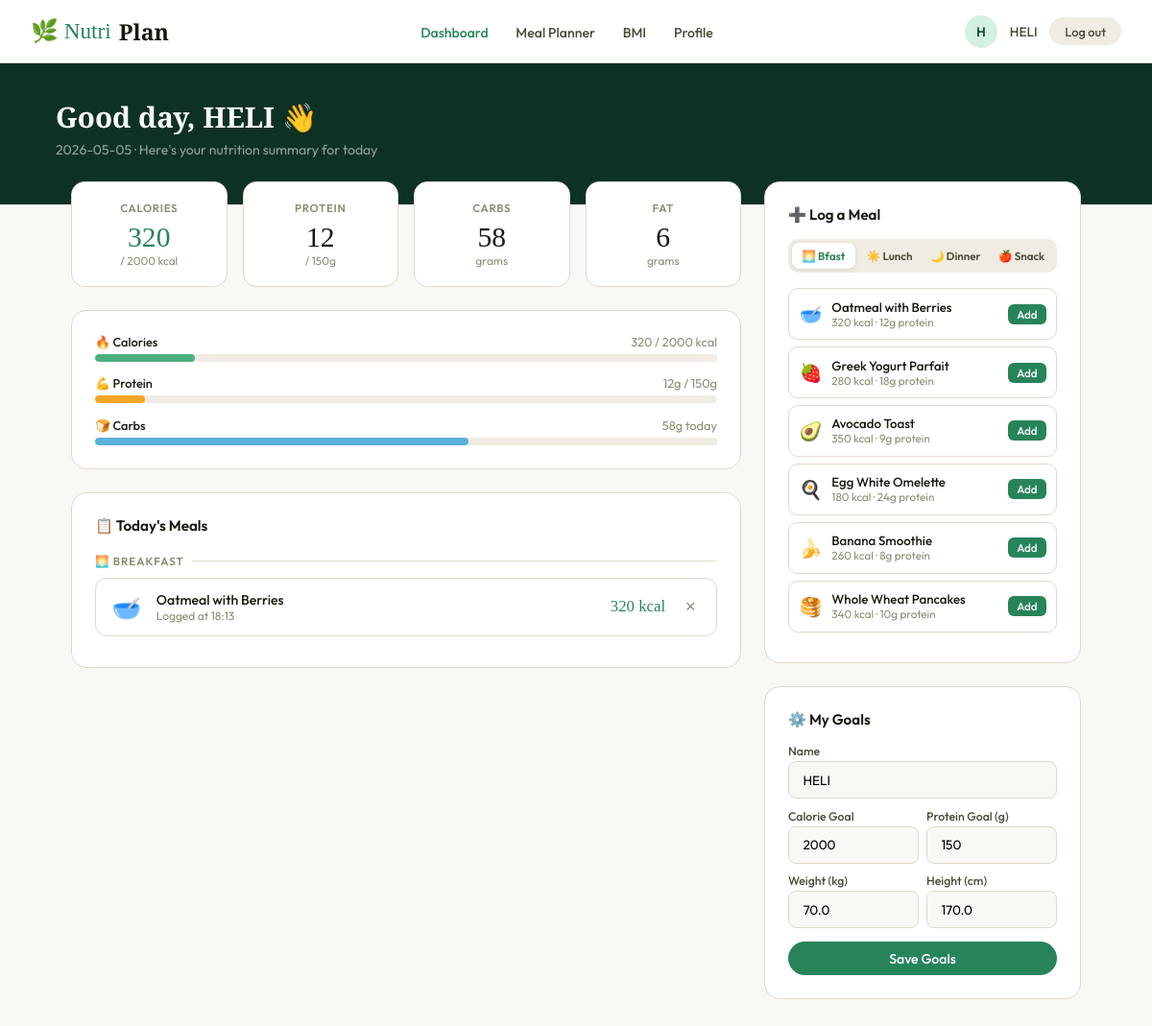
The app's page /dashboard (signed in) with its own data.
### tables this page shows
CREATE TABLE users (
            id INTEGER PRIMARY KEY AUTOINCREMENT,
            name TEXT NOT NULL,
            email TEXT UNIQUE NOT NULL,
            password_hash TEXT NOT NULL,
            calorie_goal INTEGER DEFAULT 2000,
            protein_goal INTEGER DEFAULT 150,
            weight REAL DEFAULT 70,
            height REAL DEFAULT 170,
            age INTEGER DEFAULT 25,
            gender TEXT DEFAULT 'male',
            created_at TEXT DEFAULT CURRENT_TIMESTAMP
        );

CREATE TABLE meal_logs (
            id INTEGER PRIMARY KEY AUTOINCREMENT,
            user_id INTEGER NOT NULL,
            log_date TEXT NOT NULL,
            meal_type TEXT NOT NULL,
            meal_name TEXT NOT NULL,
            emoji TEXT DEFAULT '🍽️',
            calories INTEGER DEFAULT 0,
            protein INTEGER DEFAULT 0,
            carbs INTEGER DEFAULT 0,
            fat INTEGER DEFAULT 0,
            logged_at TEXT DEFAULT CURRENT_TIMESTAMP,
            FOREIGN KEY (user_id) REFERENCES users(id)
        );

### app.py (the view)
@app.route('/dashboard')
@login_required
def dashboard():
    user = get_current_user()
    today = str(date.today())
    conn = get_db()
    today_logs = conn.execute(
        'SELECT * FROM meal_logs WHERE user_id = ? AND log_date = ? ORDER BY logged_at',
        (user['id'], today)
    ).fetchall()
    conn.close()
    total_calories = sum(m['calories'] for m in today_logs)
    total_protein = sum(m['protein'] for m in today_logs)
    total_carbs = sum(m['carbs'] for m in today_logs)
    total_fat = sum(m['fat'] for m in today_logs)
    return render_template('dashboard.html',
        user=user,
        today_logs=today_logs,
        total_calories=total_calories,
        total_protein=total_protein,
        total_carbs=total_carbs,
        total_fat=total_fat,
        meal_database=MEAL_DATABASE,
        today=today
    )

### app.py (called while the page is built)
def get_db():
    conn = sqlite3.connect(DB_PATH)
    conn.row_factory = sqlite3.Row
    return conn

def login_required(f):
    @wraps(f)
    def decorated(*args, **kwargs):
        if 'user_id' not in session:
            return redirect(url_for('login'))
        return f(*args, **kwargs)
    return decorated

def get_current_user():
    if 'user_id' not in session:
        return None
    conn = get_db()
    user = conn.execute('SELECT * FROM users WHERE id = ?', (session['user_id'],)).fetchone()
    conn.close()
    return user

### templates/dashboard.html (shortened to what this page needs)
{% extends "base.html" %}
{% block content %}
<div class="dash-top">
  <div class="dash-top-inner">
    <h1>Good day, {{ user.name }} 👋</h1>
    <p>{{ today }} · Here's your nutrition summary for today</p>
  </div>
</div>
<div class="dash-body">
  <div>
    <div class="macro-row">
      <div class="mc cals"><div class="mc-label">Calories</div><div class="mc-val" id="d-cal">{{ total_calories }}</div><div class="mc-unit">/ {{ user.calorie_goal }} kcal</div></div>
      <div class="mc"><div class="mc-label">Protein</div><div class="mc-val" id="d-pro">{{ total_protein }}</div><div class="mc-unit">/ {{ user.protein_goal }}g</div></div>
      <div class="mc"><div class="mc-label">Carbs</div><div class="mc-val" id="d-carbs">{{ total_carbs }}</div><div class="mc-unit">grams</div></div>
      <div class="mc"><div class="mc-label">Fat</div><div class="mc-val" id="d-fat">{{ total_fat }}</div><div class="mc-unit">grams</div></div>
    </div>
    <div class="card" style="margin-bottom:1.5rem">
      {% set cp = [((total_calories/user.calorie_goal)*100)|int,100]|min %}
      {% set pp = [((total_protein/user.protein_goal)*100)|int,100]|min %}
      <div class="goal-bar">
        <div class="goal-bar-top"><span class="lbl">🔥 Calories</span><span class="val" id="bt-cal">{{ total_calories }} / {{ user.calorie_goal }} kcal</span></div>
        <div class="bar-track"><div class="bar-fill {% if total_calories > user.calorie_goal %}bar-red{% else %}bar-g{% endif %}" id="bf-cal" style="width:{{ cp }}%"></div></div>
      </div>
      <div class="goal-bar">
        <div class="goal-bar-top"><span class="lbl">💪 Protein</span><span class="val" id="bt-pro">{{ total_protein }}g / {{ user.protein_goal }}g</span></div>
        <div class="bar-track"><div class="bar-fill bar-a" id="bf-pro" style="width:{{ pp }}%"></div></div>
      </div>
      <div class="goal-bar" style="margin-bottom:0">
        <div class="goal-bar-top"><span class="lbl">🍞 Carbs</span><span class="val" id="bt-carbs">{{ total_carbs }}g today</span></div>
        <div class="bar-track"><div class="bar-fill bar-b" id="bf-carbs" style="width:60%"></div></div>
      </div>
    </div>
    <div class="card">
      <div class="card-title">📋 Today's Meals</div>
      <div id="log-container">
        {% set cats = [('breakfast','🌅'),('lunch','☀️'),('dinner','🌙'),('snack','🍎')] %}
        {% set has_any = namespace(v=false) %}
        {% for cat,ico in cats %}
          {% set meals = today_logs | selectattr('meal_type','equalto',cat) | list %}
          {% if meals %}
            {% set has_any.v = true %}
            <div class="day-sec-title">{{ ico }} {{ cat|capitalize }}</div>
            {% for m in meals %}
            <div class="log-item" id="li-{{ m['id'] }}">
              <div class="li-emoji">{{ m['emoji'] }}</div>
              <div class="li-info">
                <div class="li-name">{{ m['meal_name'] }}</div>
                <div class="li-time">Logged at {{ m['logged_at'] }}</div>
              </div>
              <div class="li-cal">{{ m['calories'] }} kcal</div>
              <button class="li-del" onclick="removeMeal({{ m['id'] }})">✕</button>
            </div>
            {% endfor %}
          {% endif %}
        {% endfor %}
      </div>
    </div>
  </div>
  <div class="side">
    <div class="card">
      <div class="card-title">➕ Log a Meal</div>
      <div class="tab-row">
        <button class="tab-btn active" onclick="switchTab(this,'breakfast')">🌅 Bfast</button>
        <button class="tab-btn" onclick="switchTab(this,'lunch')">☀️ Lunch</button>
        <button class="tab-btn" onclick="switchTab(this,'dinner')">🌙 Dinner</button>
        <button class="tab-btn" onclick="switchTab(this,'snack')">🍎 Snack</button>
      </div>
      <div id="meal-opts">
        {% for m in meal_database['breakfast'] %}
        <div class="m-opt">
          <span class="oe">{{ m.emoji }}</span>
          <div class="oi"><div class="on">{{ m.name }}</div><div class="oc">{{ m.calories }} kcal · {{ m.protein }}g protein</div></div>
          <button class="oa" onclick='logMeal({{ m|tojson }},"breakfast")'>Add</button>
        </div>
        {% endfor %}
      </div>
    </div>
    <div class="card">
      <div class="card-title">⚙️ My Goals</div>
      <div class="pf-form">
        <label>Name</label>
        <input type="text" id="pf-name" value="{{ user.name }}"/>
        <div class="pf-row">
          <div><label>Calorie Goal</label><input type="number" id="pf-cal" value="{{ user.calorie_goal }}"/></div>
          <div><label>Protein Goal (g)</label><input type="number" id="pf-pro" value="{{ user.protein_goal }}"/></div>
        </div>
        <div class="pf-row">
          <div><label>Weight (kg)</label><input type="number" id="pf-w" value="{{ user.weight }}"/></div>
          <div><label>Height (cm)</label><input type="number" id="pf-h" value="{{ user.height }}"/></div>
        </div>
        <button class="btn btn-primary" style="width:100%;justify-content:center;margin-top:0.2rem" onclick="saveGoals()">Save Goals</button>
      </div>
    </div>
  </div>
</div>
{% endblock %}

### templates/base.html (shortened to what this page needs)
<!DOCTYPE html>
<html lang="en">
<head>
</head>
<body>
<nav>
  <a class="logo" href="/">🌿 Nutri<b>Plan</b></a>
  {% if session.get('user_id') %}
  <ul class="nav-links">
    <li><a href="/dashboard" {% if request.path=='/dashboard' %}class="active"{% endif %}>Dashboard</a></li>
    <li><a href="/meal-planner" {% if request.path=='/meal-planner' %}class="active"{% endif %}>Meal Planner</a></li>
    <li><a href="/bmi-calculator" {% if request.path=='/bmi-calculator' %}class="active"{% endif %}>BMI</a></li>
    <li><a href="/profile" {% if request.path=='/profile' %}class="active"{% endif %}>Profile</a></li>
  </ul>
  <div class="nav-right">
    <div class="nav-avatar">{{ session.get('user_name','?')[0].upper() }}</div>
    <span class="nav-user">{{ session.get('user_name','') }}</span>
    <a href="/logout" class="btn btn-sm" style="background:var(--sand2);color:var(--mid);">Log out</a>
  </div>
  {% endif %}
</nav>
{% block content %}{% endblock %}
</body>
</html>

### templates/base.html (style rules this page uses)
*, *::before, *::after { box-sizing: border-box; margin: 0; padding: 0; }
:root { --g50: #f2faf6; --g100: #d4f0e1; --g200: #a8e0c3; --g400: #4caf82; --g600: #27845a; --g800: #164f37; --g900: #0d3224; --sand: #faf8f4; --sand2: #f0ece3; --sand3: #e0d9cc; --text: #18180f; --mid: #4a4a38; --light: #8c8c76; --white: #ffffff; --r: 16px; --rs: 10px; }
html { scroll-behavior: smooth; }
body { font-family:'Outfit',sans-serif; background:var(--sand); color:var(--text); min-height:100vh; }
nav { background:var(--white); border-bottom:1px solid var(--sand3); padding:0 2rem; display:flex; align-items:center; justify-content:space-between; height:66px; position:sticky; top:0; z-index:200; }
.logo { font-family:'Playfair Display',serif; font-size:1.45rem; color:var(--g600); text-decoration:none; display:flex; align-items:center; gap:8px; }
.logo b { color:var(--text); font-weight:700; }
.nav-links { display:flex; gap:1.8rem; list-style:none; }
.nav-links a { text-decoration:none; color:var(--mid); font-size:0.88rem; font-weight:500; transition:color 0.2s; }
.nav-links a:hover,.nav-links a.active { color:var(--g600); }
.nav-right { display:flex; align-items:center; gap:0.8rem; }
.nav-user { font-size:0.85rem; color:var(--mid); font-weight:500; }
.nav-avatar { width:34px; height:34px; border-radius:50%; background:var(--g100); color:var(--g800); display:flex; align-items:center; justify-content:center; font-size:0.85rem; font-weight:600; }
.btn { display:inline-flex; align-items:center; gap:6px; padding:0.55rem 1.3rem; border-radius:50px; font-family:'Outfit',sans-serif; font-size:0.88rem; font-weight:500; cursor:pointer; text-decoration:none; border:none; transition:all 0.2s; }
.btn-primary { background:var(--g600); color:#fff; }
.btn-sm { padding:0.4rem 1rem; font-size:0.8rem; }
.card { background:var(--white); border-radius:var(--r); border:1px solid var(--sand3); padding:1.5rem; }
.card-title { font-weight:600; font-size:0.95rem; margin-bottom:1rem; display:flex; align-items:center; gap:6px; }

### records on screen
users: get "HELI", name "HELI", calorie_goal "2000", protein_goal "150", weight "70.0", height "170.0"
meal_logs: emoji "🥣", meal_name "Oatmeal with Berries", logged_at "18:13", calories "320", name "Oatmeal with Berries", protein "12"

### other values on screen
{{ session.get('user_name','?')[0].upper() }} "H"
{{ total_calories }} "320"
{{ total_protein }} "12"
{{ total_carbs }} "58"
{{ total_fat }} "6"
{{ ico }} "🌅"
{{ cat|capitalize }} "BREAKFAST"
{{ m.emoji }} "🍓" "🥑" "🍳" "🍌" "🥞"
{{ m.name }} "Greek Yogurt Parfait" "Avocado Toast" "Egg White Omelette" "Banana Smoothie" "Whole Wheat Pancakes"
{{ m.calories }} "280" "350" "180" "260" "340"
{{ m.protein }} "18" "9" "24" "8" "10"
